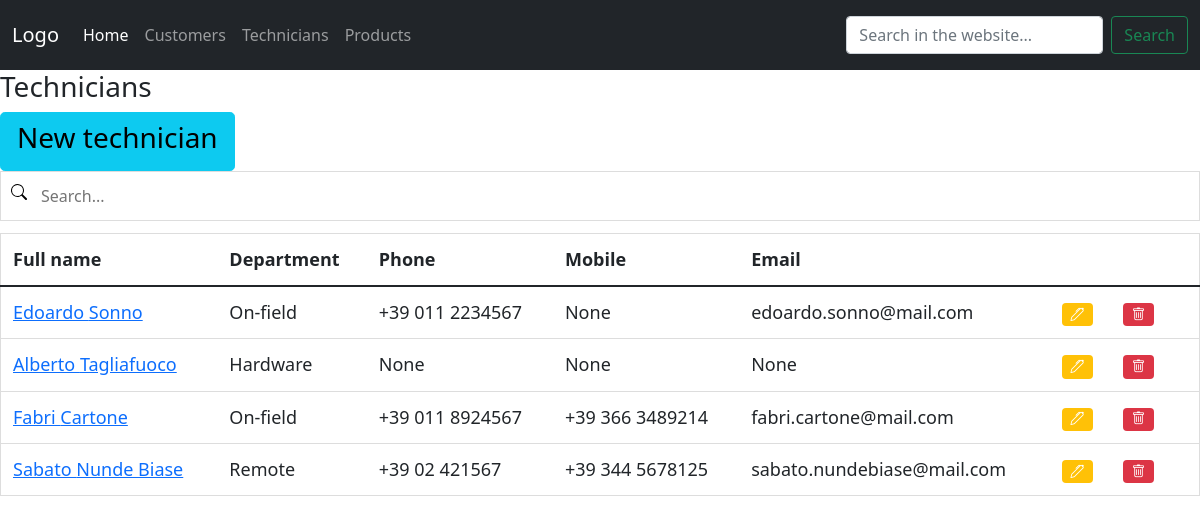
/technician_list, run on the app's committed database.
### hotline/models.py (models this page shows, shortened)
class technician(models.Model):
    first_name = models.CharField(max_length=50)
    last_name = models.CharField(max_length=50)
    office_phone = models.CharField(max_length=15, null=True, blank=True)
    mobile_phone = models.CharField(max_length=15, null=True, blank=True)
    email = models.CharField(max_length=100, null=True, blank=True)
    department_id = ForeignKey('department', on_delete=models.PROTECT)

class department(models.Model):
    name = models.CharField(max_length=50)
    subset = models.CharField(max_length=50)
    def __str__(self):
        return self.name

### hotline/views.py (the view)
# urls.py: path('technician_list', views.technician_list, name="technician_list"),
def technician_list(request):
    context = {
        'technicians': all_technicians
    }
    return render(request, 'hotline/technician_list.html', context)

### hotline/templates/hotline/technician_list.html
{% extends 'hotline/home.html' %}
{% block content %}
<h3>Technicians</h3>
<a href="{% url 'new_technician' %}" class="btn btn-info btn-lg"><h3>New technician</h3></a>
<input type="text" id="SearchInput" onkeyup="filterTable()" placeholder="Search..." title="Type in a name">
<table id="searchableTable" class="table table-responsive table-hover">
    <thead class="thead dark">
        <tr>
            <th scope="col">Full name</th>
            <th scope="col">Department</th>
            <th scope="col">Phone</th>
            <th scope="col">Mobile</th>
            <th scope="col">Email</th>
            <th scope="col"></th>
            <th scope="col"></th>
        </tr>
    </thead>
    <tbody>
        {% for technician in technicians %}
        <tr>
            <td><a href="{% url 'technician_detail' technician.id %}">{{technician.first_name}} {{technician.last_name}}</a></td>
            <td>{{technician.department_id}}</td>
            <td>{{technician.office_phone}}</td>
            <td>{{technician.mobile_phone}}</td>
            <td>{{technician.email}}</td>
            <td><a href="#"><span class="badge bg-warning"><i class="bi bi-pen"></i></span></a></td>
            <td><a href="#"><span class="badge bg-danger"><i class="bi bi-trash"></i></span></a></td>
            <td></td>
        </tr>
        {% endfor %}
    </tbody>
</table>
{% endblock %}

### static/css/style.css (style rules this page uses)
#SearchInput { background-image: url('../images/search.svg'); background-position: 10px 12px; background-repeat: no-repeat; width: 100%; font-size: 16px; padding: 12px 20px 12px 40px; border: 1px solid #ddd; margin-bottom: 12px; }
#searchableTable { border-collapse: collapse; width: 100%; border: 1px solid #ddd; font-size: 18px; }
#searchableTable th, #searchableTable td { text-align: left; padding: 12px; }
#searchableTable tr { border-bottom: 1px solid #ddd; }

### data on the page
technician: first_name "Edoardo", last_name "Sonno", department_id "On-field", office_phone "+39 011 2234567", mobile_phone "None", email "edoardo.sonno@mail.com"
technician: first_name "Alberto", last_name "Tagliafuoco", department_id "Hardware", office_phone "None", mobile_phone "None", email "None"
technician: first_name "Fabri", last_name "Cartone", department_id "On-field", office_phone "+39 011 8924567", mobile_phone "+39 366 3489214", email "fabri.cartone@mail.com"
technician: first_name "Sabato", last_name "Nunde Biase", department_id "Remote", office_phone "+39 02 421567", mobile_phone "+39 344 5678125", email "sabato.nundebiase@mail.com"
